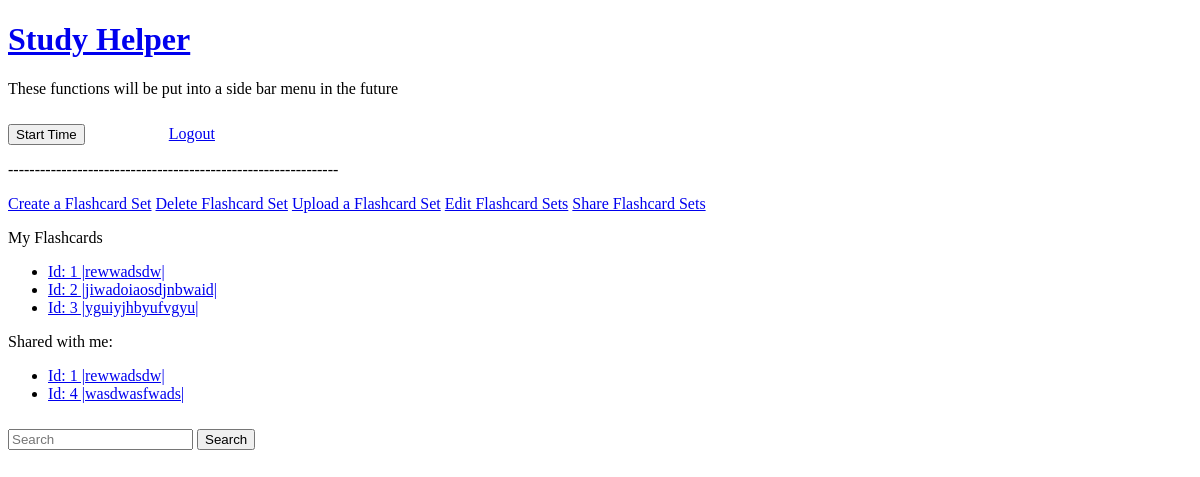
The page /flashcard (signed in) on the database as committed earlier.
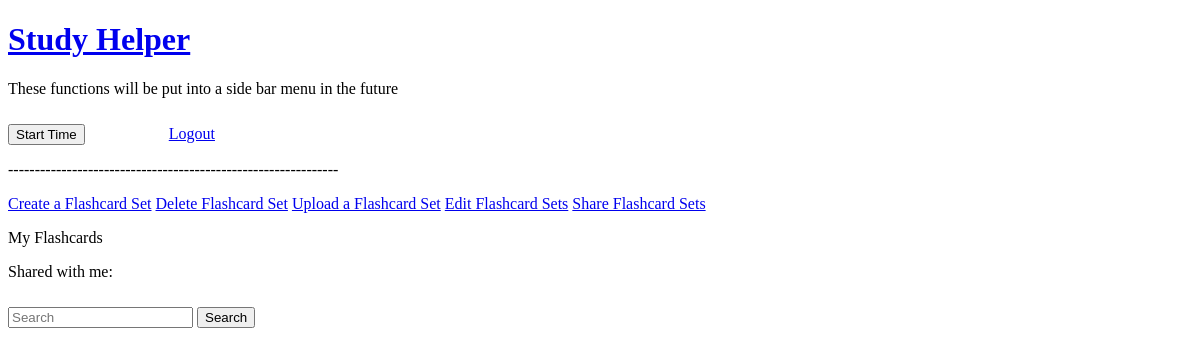
The same page on the database as committed later.
### myapp/models.py (models this page shows)
class Flashcardset(UserMixin, db.Model):
    id = db.Column(db.Integer, primary_key=True)
    author_id = db.Column(db.Integer, db.ForeignKey('user.id'))
    share_id = db.Column(db.Integer)
    name = db.Column(db.String(64), unique=False, index=True)
    cards = db.relationship('Card', backref='set', lazy=True)
    def __repr__(self):
        return f'Id: {self.id} |{self.name}|'

class Flashcardshare(UserMixin, db.Model):
    id = db.Column(db.Integer, primary_key=True)
    flashcard_id = db.Column(db.Integer)
    flashcard_name = db.Column(db.String)
    target = db.Column(db.Integer)
    def __repr__(self):
        flashcard = Flashcardset.query.get(self.flashcard_id)
        return f'Id: {flashcard.id} |{flashcard.name}|'

### myapp/routes.py (the view)
@myapp_obj.route("/flashcard")
@login_required
def display():
    flashcards = Flashcardset.query.filter_by(author_id = current_user.get_id())
    user = User.query.get(current_user.get_id())       #Gets current_user
    share_list = Flashcardshare.query.filter_by(target = user.username)
    return render_template("/flashcard/flashcard_portal.html",
    flashcards = flashcards, share_list = share_list)

### myapp/models.py (called while the page is built)
@login.user_loader
def load_user(id):
    return User.query.get(int(id))

### myapp/templates/flashcard/flashcard_portal.html
{% extends "user/user_menu.html" %}
{% block content %}
<a href="/flashcard/create">Create a Flashcard Set</a>
<a href="/flashcard/delete">Delete Flashcard Set</a>
<a href="/flashcard/upload">Upload a Flashcard Set</a>
<a href="/flashcard/rename">Edit Flashcard Sets</a>
<a href="/flashcard/share">Share Flashcard Sets</a>
<p>My Flashcards</p>
<ul>
{% for cards in flashcards %}
    <li>
    <a href="/flashcard/display/{{ cards.name }}-{{ cards.id }}">{{ cards }}</a>
    </li>
{% endfor %}
</ul>
<p>Shared with me:</p>
<ul>
{% for cards in share_list %}
    <li>
    <a href="/flashcard/display/{{ cards.flashcard_name }}-{{ cards.flashcard_id }}">{{ cards }}</a>
    </li>
{% endfor %}
</ul>
{% endblock %}

### myapp/templates/user/user_menu.html (shortened to what this page needs)
{% extends "base.html" %}
{% block menu %}
    <p>These functions will be put into a side bar menu in the future</p>
    <button id="start_timer" class="btn">Start Time</button>
    <a href="/logout">Logout</a>
    <p>--------------------------------------------------------------</p>
{% endblock %}

### myapp/templates/base.html (shortened to what this page needs)
<!DOCTYPE HTML>
<html>
    <head>
    <link rel="stylesheet" href="{{ url_for('static', filename='css/pomodoro.css') }}">
	<a href="/">
        <h1>Study Helper</h1>
    <a>
    </head>
    <body>
        {% if current_user.is_authenticated %}
            {% block menu %}
            {% endblock %}
        {% endif %}
	{% block content %}
	{% endblock %}
    <form class="form-inline my-2 my-lg-0" method="GET">
         <input class="form-control mr-sm-2"
         type="search" placeholder="Search" name="q">
         <button class="btn btn-outline-success my-2 my-sm-0"
         type="submit">Search</button>
    </form>
    </body>
</html>

### myapp/static/css/pomodoro.css (style rules this page uses)
body { margin: 20; padding: 10; }
.btn { margin-top: 10px; display : inline; }

Rows that differ between the two databases and show on the page:
removed Flashcardset: id+name "Id: 1 |rewwadsdw|"
removed Flashcardset: id+name "Id: 2 |jiwadoiaosdjnbwaid|"
removed Flashcardset: id+name "Id: 3 |yguiyjhbyufvgyu|"
removed Flashcardshare: flashcard.name "Id: 1 |rewwadsdw|"
removed Flashcardshare: flashcard.name "Id: 4 |wasdwasfwads|"
